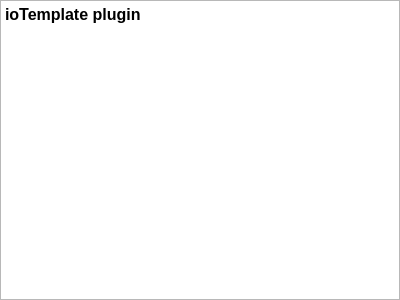
<?xml version="1.0" encoding="UTF-8"?>
<ui version="4.0">
 <class>DisplayGpxViewDotComHelp</class>
 <widget class="QTextBrowser" name="DisplayGpxViewDotComHelp">
  <property name="geometry">
   <rect>
    <x>0</x>
    <y>0</y>
    <width>400</width>
    <height>300</height>
   </rect>
  </property>
  <property name="html">
   <string>&lt;!DOCTYPE HTML PUBLIC &quot;-//W3C//DTD HTML 4.0//EN&quot; &quot;http://www.w3.org/TR/REC-html40/strict.dtd&quot;&gt;
&lt;html&gt;&lt;head&gt;&lt;meta name=&quot;qrichtext&quot; content=&quot;1&quot; /&gt;&lt;style type=&quot;text/css&quot;&gt;
p, li { white-space: pre-wrap; }
&lt;/style&gt;&lt;/head&gt;&lt;body style=&quot; font-family:'Sans'; font-size:10pt; font-weight:400; font-style:normal;&quot;&gt;
&lt;table border=&quot;0&quot; style=&quot;-qt-table-type: root; margin-top:4px; margin-bottom:4px; margin-left:4px; margin-right:4px;&quot;&gt;
&lt;tr&gt;
&lt;td style=&quot;border: none;&quot;&gt;
&lt;p style=&quot; margin-top:0px; margin-bottom:0px; margin-left:0px; margin-right:0px; -qt-block-indent:0; text-indent:0px;&quot;&gt;&lt;span style=&quot; font-size:12pt; font-weight:600;&quot;&gt;ioTemplate plugin&lt;/span&gt;&lt;/p&gt;
&lt;p style=&quot;-qt-paragraph-type:empty; margin-top:0px; margin-bottom:0px; margin-left:0px; margin-right:0px; -qt-block-indent:0; text-indent:0px; font-size:12pt; font-weight:600;&quot;&gt;&lt;/p&gt;&lt;/td&gt;&lt;/tr&gt;&lt;/table&gt;&lt;/body&gt;&lt;/html&gt;</string>
  </property>
 </widget>
 <resources/>
 <connections/>
</ui>
